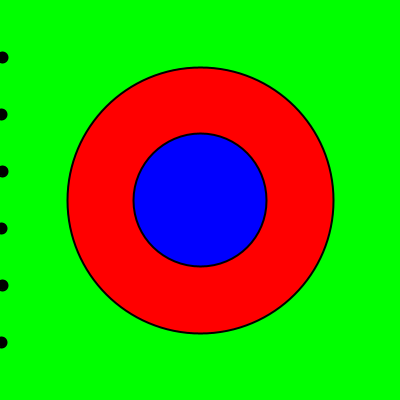
Frame 1 (no input)
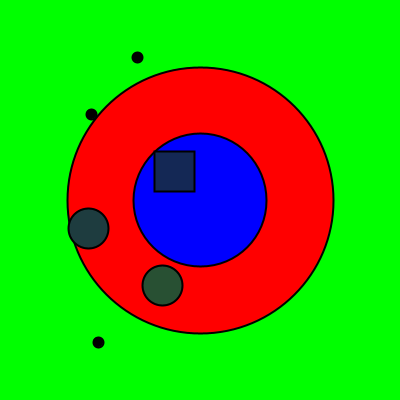
Frame 60 (the mouse pressed at the canvas centre just before this capture)
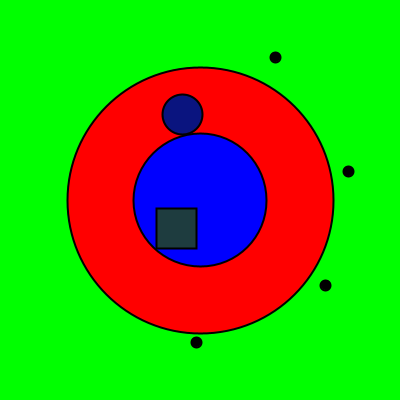
Frame 120 (the mouse held since frame 60 and released just before this capture)

The Processing sketch that drew these frames (run headless with seeded random() and noise(); from frame 60 on, the mouse is pressed at the canvas centre):

// Processing sketch: processing_147429
// ── processing_147429.pde

//Copyright Christopher Henley 2014
//ICE 21

final int MAX=6;
Figure fig[]=new Figure[MAX];
color bgColor=color(0,255,0);

void setup(){
  size(400,400);
  background(bgColor);
  ellipseMode(CENTER);
  rectMode(CENTER);
  initializeFigure();
}

void initializeFigure(){
  for (int i=0; i<fig.length; i++){
    fig[i]=new Figure(0,((height/(fig.length+1))*(i+1)),color(10*i,20*i,255/(i+1)));
  }
}
void draw(){
  prepareWindow();
  moveFigures();
}

void prepareWindow(){
  background(bgColor);
  drawRings((2*width/3),color(255,0,0));
  drawRings((width/3),color(0,0,255));
}

void drawRings(float d, color col){
  strokeWeight(2);
  fill(col);
  ellipse(width/2,height/2,d,d);
}

void moveFigures(){
  for (int i=0; i<fig.length; i++){
    fig[i].update();
    fig[i].reDraw();
  }
}

class Figure
{
  float xVal,yVal,diam,deltaX;
  color figColor;
  boolean ellip,dot,recta;
  
  Figure(float x,float y,color col){
    xVal=x;
    yVal=y;
    figColor=col;
    diam=40;
    deltaX=random(1,3);
  }
  
  void update(){
    xVal+=deltaX;
    if (xVal>width){
      deltaX=deltaX*-1;
    }
    if (xVal<0){
      deltaX=deltaX*-1;
    }
    color c=get(int(xVal),int(yVal));
    if (c==color(0,255,0)){
      dot=true;
      ellip=false;
      recta=false;
    }
    if (c==color(255,0,0)){
      dot=false;
      ellip=true;
      recta=false;
    }
    if (c==color(0,0,255)){
      dot=false;
      ellip=false;
      recta=true;
    }
  }
  
  void reDraw(){
    if ((dot)&&(!ellip)&&(!recta)){
      fill(0);
      ellipse(xVal,yVal,diam/4,diam/4);
    }
    if ((ellip)&&(!dot)&&(!recta)){
      fill(figColor);
      ellipse(xVal,yVal,diam,diam);
    }
    if ((recta)&&(!dot)&&(!ellip)){
      fill(figColor);
      rect(xVal,yVal,diam,diam);
    }
  }
}
